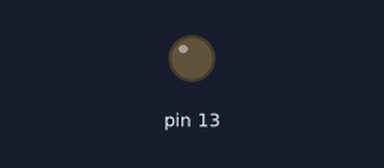
This sketch was run on a simulated Arduino Uno, built with avr-gcc and run on an emulated ATmega328P. On the bench: output pins drawn as LEDs (lit = HIGH). EEPROM starts erased; what the sketch prints to the serial monitor is not drawn.

Above: at 1.05 s.
Timing chart, 0 to 5.6 s (numbered marks = the images above):
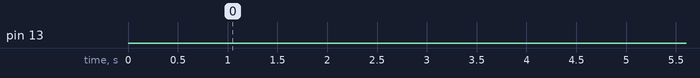

Measured:
- by itself, pin 13: LOW → HIGH at 11.4 s, → LOW 1.0 s later, → HIGH 1.0 s later, → LOW 1.0 s later, … (119 changes in this stretch)

The sketch:

EEPROM_to_new.ino
```cpp
 #include <EEPROM.h> //EEPROM interface
 int addr = 0;
 float len;
 int pcComplete;

void setup() {

 Serial.begin (9600);
 Serial.println ("EEPROM Eraser");
 Serial.print("Size of EEPROM =");
 len = EEPROM.length();
 Serial.print (len);
 Serial.println (" bytes");
 delay (1000);
 pinMode(13, OUTPUT);
 }


void loop() {
 EEPROM.write (addr,0xFF);
 Serial.print (addr);
 Serial.print ("  ");
 pcComplete = (addr / len)*100;
 Serial.print (pcComplete);
 Serial.println ("%");
 addr ++;
 if (addr == len+1){
  addr = 0;
  Serial.println ("Complete");
  blinkPin();

 }
 }

 void blinkPin () {
  while (1) {
  digitalWrite(13, HIGH);
  delay(1000);
  digitalWrite(13, LOW);
  delay(1000);
  }
 }
```
